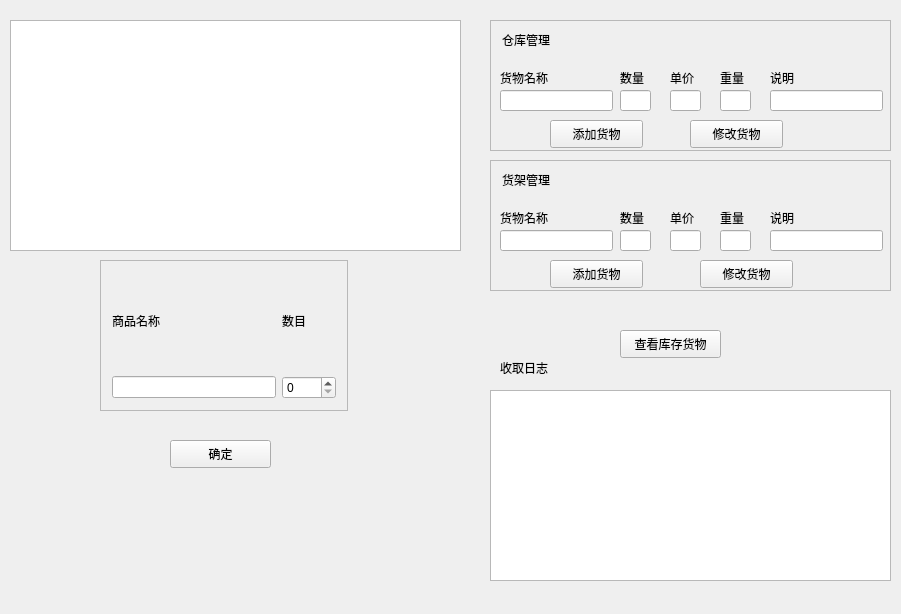
<?xml version="1.0" encoding="UTF-8"?>
<ui version="4.0">
 <class>MainWidget</class>
 <widget class="QWidget" name="MainWidget">
  <property name="geometry">
   <rect>
    <x>0</x>
    <y>0</y>
    <width>901</width>
    <height>614</height>
   </rect>
  </property>
  <property name="windowTitle">
   <string>MainWidget</string>
  </property>
  <widget class="QFrame" name="frame">
   <property name="geometry">
    <rect>
     <x>100</x>
     <y>260</y>
     <width>248</width>
     <height>151</height>
    </rect>
   </property>
   <property name="frameShape">
    <enum>QFrame::StyledPanel</enum>
   </property>
   <property name="frameShadow">
    <enum>QFrame::Raised</enum>
   </property>
   <layout class="QGridLayout" name="gridLayout">
    <item row="1" column="0">
     <widget class="QLineEdit" name="cargo_1"/>
    </item>
    <item row="1" column="1">
     <widget class="QSpinBox" name="amount_1">
      <property name="maximum">
       <number>1000</number>
      </property>
      <property name="displayIntegerBase">
       <number>10</number>
      </property>
     </widget>
    </item>
    <item row="0" column="1">
     <widget class="QLabel" name="label_2">
      <property name="text">
       <string>数目</string>
      </property>
     </widget>
    </item>
    <item row="0" column="0">
     <widget class="QLabel" name="label">
      <property name="text">
       <string>商品名称</string>
      </property>
     </widget>
    </item>
   </layout>
  </widget>
  <widget class="QPushButton" name="pushButton">
   <property name="geometry">
    <rect>
     <x>620</x>
     <y>330</y>
     <width>101</width>
     <height>28</height>
    </rect>
   </property>
   <property name="text">
    <string>查看库存货物</string>
   </property>
  </widget>
  <widget class="QPushButton" name="sure">
   <property name="geometry">
    <rect>
     <x>170</x>
     <y>440</y>
     <width>101</width>
     <height>28</height>
    </rect>
   </property>
   <property name="text">
    <string>确定</string>
   </property>
  </widget>
  <widget class="QTextEdit" name="display">
   <property name="geometry">
    <rect>
     <x>10</x>
     <y>20</y>
     <width>451</width>
     <height>231</height>
    </rect>
   </property>
   <property name="readOnly">
    <bool>true</bool>
   </property>
  </widget>
  <widget class="QFrame" name="frame_2">
   <property name="geometry">
    <rect>
     <x>490</x>
     <y>20</y>
     <width>401</width>
     <height>131</height>
    </rect>
   </property>
   <property name="frameShape">
    <enum>QFrame::StyledPanel</enum>
   </property>
   <property name="frameShadow">
    <enum>QFrame::Raised</enum>
   </property>
   <widget class="QLabel" name="label_3">
    <property name="geometry">
     <rect>
      <x>12</x>
      <y>12</y>
      <width>60</width>
      <height>16</height>
     </rect>
    </property>
    <property name="text">
     <string>仓库管理</string>
    </property>
   </widget>
   <widget class="QWidget" name="widget" native="true">
    <property name="geometry">
     <rect>
      <x>10</x>
      <y>30</y>
      <width>391</width>
      <height>101</height>
     </rect>
    </property>
    <widget class="QLabel" name="label_5">
     <property name="geometry">
      <rect>
       <x>0</x>
       <y>20</y>
       <width>60</width>
       <height>16</height>
      </rect>
     </property>
     <property name="text">
      <string>货物名称</string>
     </property>
    </widget>
    <widget class="QLabel" name="label_6">
     <property name="geometry">
      <rect>
       <x>120</x>
       <y>20</y>
       <width>31</width>
       <height>16</height>
      </rect>
     </property>
     <property name="text">
      <string>数量</string>
     </property>
    </widget>
    <widget class="QLabel" name="label_7">
     <property name="geometry">
      <rect>
       <x>170</x>
       <y>20</y>
       <width>60</width>
       <height>16</height>
      </rect>
     </property>
     <property name="text">
      <string>单价</string>
     </property>
    </widget>
    <widget class="QLabel" name="label_8">
     <property name="geometry">
      <rect>
       <x>220</x>
       <y>20</y>
       <width>60</width>
       <height>16</height>
      </rect>
     </property>
     <property name="text">
      <string>重量</string>
     </property>
    </widget>
    <widget class="QLabel" name="label_9">
     <property name="geometry">
      <rect>
       <x>270</x>
       <y>20</y>
       <width>60</width>
       <height>16</height>
      </rect>
     </property>
     <property name="text">
      <string>说明</string>
     </property>
    </widget>
    <widget class="QLineEdit" name="name_c">
     <property name="geometry">
      <rect>
       <x>0</x>
       <y>40</y>
       <width>113</width>
       <height>21</height>
      </rect>
     </property>
    </widget>
    <widget class="QLineEdit" name="amount_c">
     <property name="geometry">
      <rect>
       <x>120</x>
       <y>40</y>
       <width>31</width>
       <height>21</height>
      </rect>
     </property>
    </widget>
    <widget class="QLineEdit" name="price_c">
     <property name="geometry">
      <rect>
       <x>170</x>
       <y>40</y>
       <width>31</width>
       <height>21</height>
      </rect>
     </property>
    </widget>
    <widget class="QLineEdit" name="wight_c">
     <property name="geometry">
      <rect>
       <x>220</x>
       <y>40</y>
       <width>31</width>
       <height>21</height>
      </rect>
     </property>
    </widget>
    <widget class="QLineEdit" name="explain_c">
     <property name="geometry">
      <rect>
       <x>270</x>
       <y>40</y>
       <width>113</width>
       <height>21</height>
      </rect>
     </property>
    </widget>
    <widget class="QPushButton" name="ware_house_add">
     <property name="geometry">
      <rect>
       <x>50</x>
       <y>70</y>
       <width>93</width>
       <height>28</height>
      </rect>
     </property>
     <property name="text">
      <string>添加货物</string>
     </property>
    </widget>
    <widget class="QPushButton" name="warehouse_change">
     <property name="geometry">
      <rect>
       <x>190</x>
       <y>70</y>
       <width>93</width>
       <height>28</height>
      </rect>
     </property>
     <property name="text">
      <string>修改货物</string>
     </property>
    </widget>
   </widget>
  </widget>
  <widget class="QFrame" name="frame_4">
   <property name="geometry">
    <rect>
     <x>490</x>
     <y>160</y>
     <width>401</width>
     <height>131</height>
    </rect>
   </property>
   <property name="frameShape">
    <enum>QFrame::StyledPanel</enum>
   </property>
   <property name="frameShadow">
    <enum>QFrame::Raised</enum>
   </property>
   <widget class="QLabel" name="label_15">
    <property name="geometry">
     <rect>
      <x>12</x>
      <y>12</y>
      <width>60</width>
      <height>16</height>
     </rect>
    </property>
    <property name="text">
     <string>货架管理</string>
    </property>
   </widget>
   <widget class="QWidget" name="widget_3" native="true">
    <property name="geometry">
     <rect>
      <x>10</x>
      <y>30</y>
      <width>391</width>
      <height>101</height>
     </rect>
    </property>
    <widget class="QLabel" name="label_16">
     <property name="geometry">
      <rect>
       <x>0</x>
       <y>20</y>
       <width>60</width>
       <height>16</height>
      </rect>
     </property>
     <property name="text">
      <string>货物名称</string>
     </property>
    </widget>
    <widget class="QLabel" name="label_17">
     <property name="geometry">
      <rect>
       <x>120</x>
       <y>20</y>
       <width>31</width>
       <height>16</height>
      </rect>
     </property>
     <property name="text">
      <string>数量</string>
     </property>
    </widget>
    <widget class="QLabel" name="label_18">
     <property name="geometry">
      <rect>
       <x>170</x>
       <y>20</y>
       <width>60</width>
       <height>16</height>
      </rect>
     </property>
     <property name="text">
      <string>单价</string>
     </property>
    </widget>
    <widget class="QLabel" name="label_19">
     <property name="geometry">
      <rect>
       <x>220</x>
       <y>20</y>
       <width>60</width>
       <height>16</height>
      </rect>
     </property>
     <property name="text">
      <string>重量</string>
     </property>
    </widget>
    <widget class="QLabel" name="label_20">
     <property name="geometry">
      <rect>
       <x>270</x>
       <y>20</y>
       <width>60</width>
       <height>16</height>
      </rect>
     </property>
     <property name="text">
      <string>说明</string>
     </property>
    </widget>
    <widget class="QLineEdit" name="name_h">
     <property name="geometry">
      <rect>
       <x>0</x>
       <y>40</y>
       <width>113</width>
       <height>21</height>
      </rect>
     </property>
    </widget>
    <widget class="QLineEdit" name="amount_h">
     <property name="geometry">
      <rect>
       <x>120</x>
       <y>40</y>
       <width>31</width>
       <height>21</height>
      </rect>
     </property>
    </widget>
    <widget class="QLineEdit" name="price_h">
     <property name="geometry">
      <rect>
       <x>170</x>
       <y>40</y>
       <width>31</width>
       <height>21</height>
      </rect>
     </property>
    </widget>
    <widget class="QLineEdit" name="wight_h">
     <property name="geometry">
      <rect>
       <x>220</x>
       <y>40</y>
       <width>31</width>
       <height>21</height>
      </rect>
     </property>
    </widget>
    <widget class="QLineEdit" name="explain_h">
     <property name="geometry">
      <rect>
       <x>270</x>
       <y>40</y>
       <width>113</width>
       <height>21</height>
      </rect>
     </property>
    </widget>
    <widget class="QPushButton" name="shelf_add">
     <property name="geometry">
      <rect>
       <x>50</x>
       <y>70</y>
       <width>93</width>
       <height>28</height>
      </rect>
     </property>
     <property name="text">
      <string>添加货物</string>
     </property>
    </widget>
    <widget class="QPushButton" name="shelf_change">
     <property name="geometry">
      <rect>
       <x>200</x>
       <y>70</y>
       <width>93</width>
       <height>28</height>
      </rect>
     </property>
     <property name="text">
      <string>修改货物</string>
     </property>
    </widget>
   </widget>
  </widget>
  <widget class="QTextEdit" name="display_logo">
   <property name="geometry">
    <rect>
     <x>490</x>
     <y>390</y>
     <width>401</width>
     <height>191</height>
    </rect>
   </property>
   <property name="readOnly">
    <bool>true</bool>
   </property>
  </widget>
  <widget class="QLabel" name="label_4">
   <property name="geometry">
    <rect>
     <x>500</x>
     <y>360</y>
     <width>61</width>
     <height>16</height>
    </rect>
   </property>
   <property name="text">
    <string>收取日志</string>
   </property>
  </widget>
 </widget>
 <layoutdefault spacing="6" margin="11"/>
 <resources/>
 <connections/>
</ui>
